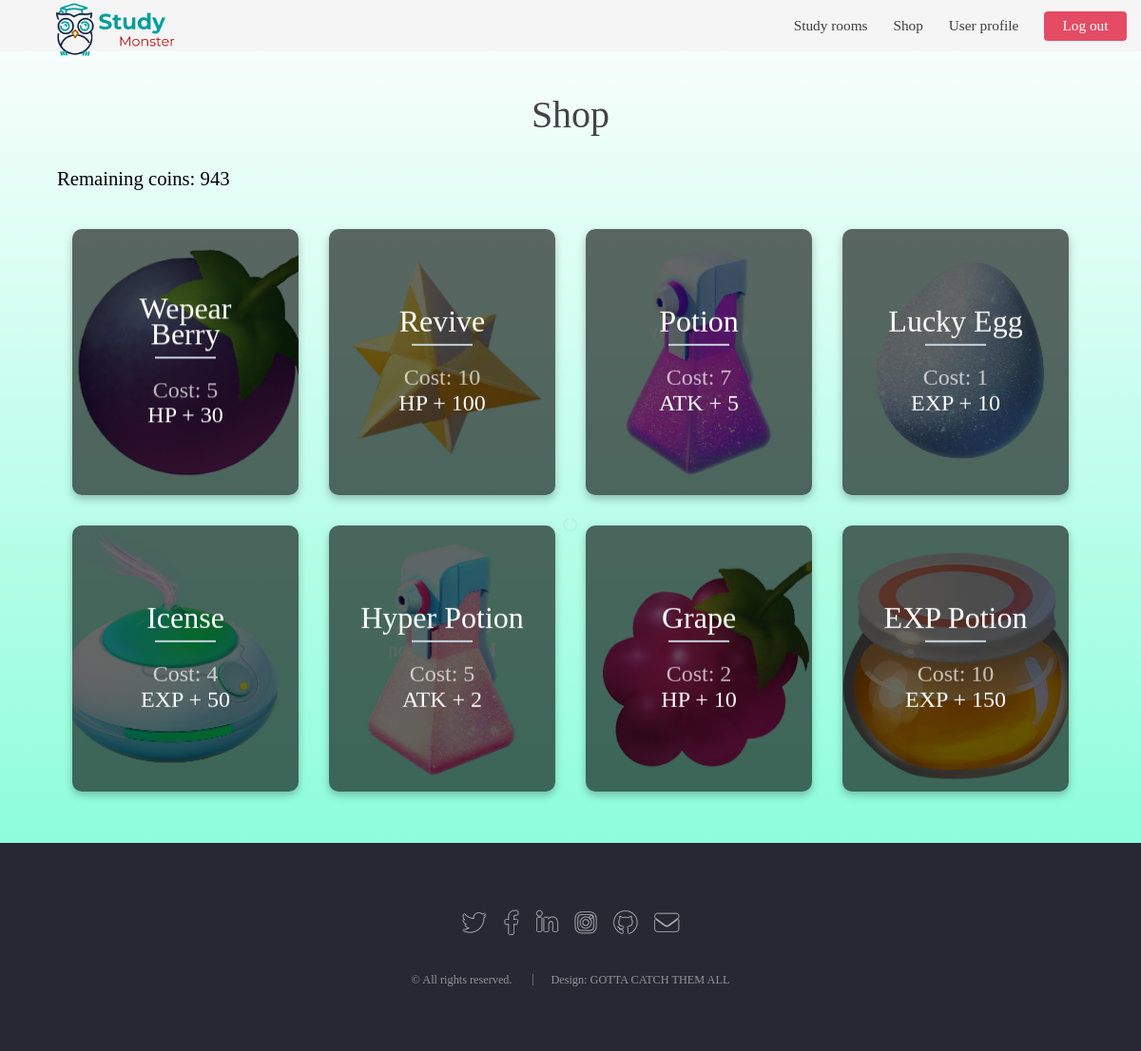
Screenshot of /shop/ (signed in) with the database file from the repository.
### website/models.py (models this page shows, shortened)
class User(AbstractUser):
    MAX_COINS = 1000
    MAX_PASSWORD_LENGTH = 30
    MAX_USERNAME_LENGTH = 30
    MAX_WINS = 15
    username = models.CharField(unique=True, max_length=MAX_USERNAME_LENGTH)
    password = models.CharField(max_length=MAX_PASSWORD_LENGTH)
    wins = models.IntegerField(default=0, validators=[MaxValueValidator(MAX_WINS),
                                                      MinValueValidator(0)])
    monster = models.OneToOneField(
        Monster, on_delete=models.SET_NULL, default=None, null=True)
    coins = models.IntegerField(default=0, validators=[MaxValueValidator(MAX_COINS),
                                                       MinValueValidator(0)])
    room = models.ForeignKey(
        Room, null=True, on_delete=models.SET_NULL, default=None)
    last_join_time = models.DateTimeField(null=True)
    class Meta:
        app_label = 'website'

class Item(models.Model):
    MAX_NAME_LENGTH = 30
    MAX_PRICE = 500
    MAX_EFFECT_DESCRIPTION = 30
    MAX_URL_LENGTH = 200
    name = models.CharField(unique=True, max_length=MAX_NAME_LENGTH)
    price = models.IntegerField(validators=[MaxValueValidator(MAX_PRICE,
                                            MinValueValidator(0))])
    effect_description = models.CharField(
        null=False, max_length=MAX_EFFECT_DESCRIPTION)
    effect = models.IntegerField(null=False)
    image = models.CharField(max_length=MAX_URL_LENGTH,blank=True)

### website/views.py (the view)
# urls.py: path('shop/', views.shop, name='shop'),
@login_required
def shop(request):
    item_list = Item.objects.order_by('-name')
    return render(request, 'shop.html', {'items': item_list})

### templates/shop.html (shortened to what this page needs)
{% extends 'base.html' %}
{% load static %}
{% block css_block %}
<link rel="stylesheet" href="{% static 'assets/css/cards.css' %}" />
{% endblock %}
{% block body_block %}
<div class="wrapper">
	<h1>Shop</h1>
	{% if user.monster %}
	<h3>Remaining coins: {{user.coins}}</h3>
	<div class="cols">
		{% if items %}
		{% for i in items %}
		<div class="col buy_item_card" item_id="{{i.id}}" ontouchstart="this.classList.toggle('hover');">
			<div class="container">
				<div class="front" style="background-image: url(/static/images/items/{{i.image}})">
					<div class="inner">
						<p>{{ i.name }}</p>
						<span>Cost: {{ i.price }}</span>
						<div>{{ i.effect_description }} + {{ i.effect }}</div>
					</div>
				</div>
				<div class="back">
					<div class="inner">
						<p>Click to buy {{ i.name }}</p>
					</div>
				</div>
			</div>
		</div>
		{% endfor %}
		{% else %}
		<strong>There are no items present. Please run populate script first</strong>
		{% endif %}
	</div>
	{% endif %}
</div>
{% endblock %}

### static/assets/css/main.css (style rules this page uses)
html, body, div, span, applet, object, iframe, h1, h2, h3, h4, h5, h6, p, blockquote, pre, a, abbr, acronym, address, big, cite, code, del, dfn, em, img, ins, kbd, q, s, samp, small, strike, strong, sub, sup, tt, var, b, u, i, center, dl, dt, dd, ol, ul, li, fieldset, form, label, legend, table, caption, tbody, tfoot, thead, tr, th, td, article, aside, canvas, details, embed, figure, figcaption, footer, header, hgroup, menu, nav, output, ruby, section, summary, time, mark, audio, video { margin: 0; padding: 0; border: 0; font-size: 100%; font: inherit; vertical-align: baseline; }
body { line-height: 1; }
body { -webkit-text-size-adjust: none; }
html { box-sizing: border-box; }
*, *:before, *:after { box-sizing: inherit; }
html, body { background-image: -webkit-linear-gradient( top, rgba(255, 255, 255, 0.95), rgba(113, 255, 209, 0.95) ), url('images/overlay.png'); }
body, input, select, textarea { color: rgba(0, 0, 0, 0.75); //ziti font-family: 'Roboto', Helvetica, sans-serif; font-size: 15pt; font-weight: 100; line-height: 1.75em; }
p { margin: 0 0 2em 0; }
h1, h2, h3, h4, h5, h6 { color: #000000; font-weight: 300; line-height: 1em; margin: 0 0 1em 0; }
h3 { font-size: 1.35em; line-height: 1.5em; }
body.landing { text-decoration: none; }
body.landing:before { -moz-osx-font-smoothing: grayscale; -webkit-font-smoothing: antialiased; display: inline-block; font-style: normal; font-variant: normal; text-rendering: auto; line-height: 1; text-transform: none !important; font-family: 'Font Awesome 5 Free'; font-weight: 900; }
body.landing:before { -moz-animation: spinner-show 1.5s 1 0.25s ease forwards, spinner-hide 0.25s ease-in-out forwards !important; -webkit-animation: spinner-show 1.5s 1 0.25s ease forwards, spinner-hide 0.25s ease-in-out forwards !important; -ms-animation: spinner-show 1.5s 1 0.25s ease forwards, spinner-hide 0.25s ease-in-out forwards !important; animation: spinner-show 1.5s 1 0.25s ease forwards, spinner-hide 0.25s ease-in-out forwards !important; -moz-transform-origin: 50% 50%; -webkit-transform-origin: 50% 50%; -ms-transform-origin: 50% 50%; transform-origin: 50% 50%; color: rgba(255, 255, 255, 0.15); content: '\f1ce'; cursor: default; display: block; font-size: 2em; height: 2em; left: 50%; line-height: 2em; margin: -1em 0 0 -1em; opacity: 0; position: fixed; text-align: center; top: 50%; width: 2em; z-index: -1; }
body.landing:after { -moz-animation: overlay-hide 1.5s ease-in forwards !important; -webkit-animation: overlay-hide 1.5s ease-in forwards !important; -ms-animation: overlay-hide 1.5s ease-in forwards !important; animation: overlay-hide 0.5s ease-in forwards !important; background: #ffffff; content: ''; display: block; height: 100%; left: 0; opacity: 0; position: fixed; top: 0; width: 100%; z-index: -1; }
.wrapper { padding: 6em 0 4em 0; }
@media screen and (max-width: 1680px) { body, input, select, textarea { font-size: 13pt; } }
@media screen and (max-width: 1280px) { body, input, select, textarea { font-size: 11.5pt; } }
@media screen and (max-width: 1280px) { .wrapper { padding: 4.5em 0 2.5em 0; } }

### rows the page displays
User: coins "943"
Item: image (picture), name "Wepear Berry", price "5", effect_description "HP", effect "30"
Item: image (picture), name "Revive", price "10", effect_description "HP", effect "100"
Item: image (picture), name "Potion", price "7", effect_description "ATK", effect "5"
Item: image (picture), name "Lucky Egg", price "1", effect_description "EXP", effect "10"
Item: image (picture), name "Icense", price "4", effect_description "EXP", effect "50"
Item: image (picture), name "Hyper Potion", price "5", effect_description "ATK", effect "2"
Item: image (picture), name "Grape", price "2", effect_description "HP", effect "10"
Item: image (picture), name "EXP Potion", price "10", effect_description "EXP", effect "150"
